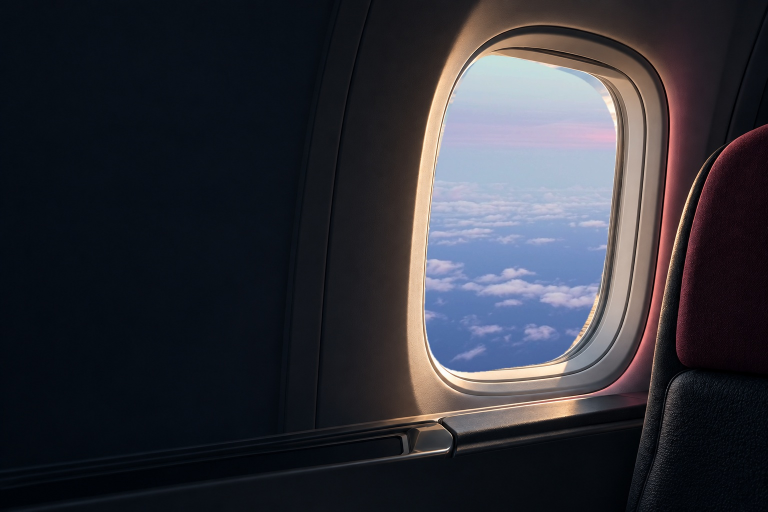
#> input picture prototype/homepage/media-source/hero-composite-000.jpg, 1536 x 1024 px, given in place of hero-window.png, which was not available (shown at 1/2 size)
$ python build_hero_loop.py
#> lines starting #> are read from the running program, lines starting #| are printed output that depends on the picture; after the words box and inside, x2 and y2 are one past the last pixel; in counts of white or black regions, pixels touching at a corner belong together
"""Composite licensed in-flight footage into a fixed generated cabin plate.

This is real video editing: the ocean/cloud region comes from moving source
footage. No Ken Burns still, synthetic displacement, or camera zoom is used.
Run from the repository root with Python, numpy, OpenCV, imageio-ffmpeg.
"""
from pathlib import Path
import os
import subprocess
import cv2
import imageio_ffmpeg
import numpy as np

ROOT = Path(__file__).resolve().parents[1]
os.chdir(ROOT)  # OpenCV's Windows file API requires ASCII-relative paths.
ASSETS = Path('public/assets')
SOURCE = Path('media-source')
plate = cv2.imread(str(ASSETS / 'hero-window.png')).astype(np.float32)
h, w = plate.shape[:2]
#> h = 1024; w = 1536

# A soft video matte follows the photographed inner window opening. The cabin
# frame and typography-safe left portion stay pixel-stationary throughout.
outline = np.array([
    [974, 112], [1014, 114], [1080, 129], [1153, 153], [1195, 184],
    [1218, 222], [1231, 265], [1230, 326], [1221, 417], [1210, 516],
    [1194, 585], [1175, 636], [1151, 677], [1127, 707], [1087, 725],
    [1018, 735], [946, 744], [899, 738], [873, 719], [859, 690],
    [852, 651], [850, 604], [854, 525], [861, 441], [871, 350],
    [887, 268], [905, 208], [926, 161], [948, 128],
], dtype=np.float32)

def catmull_rom(points):
    curved = []
    for i in range(len(points)):
        a, b, c, d = (points[(i + k) % len(points)] for k in [-1, 0, 1, 2])
        for t in np.linspace(0, 1, 12, endpoint=False):
            curved.append(.5 * ((2*b) + (-a+c)*t + (2*a-5*b+4*c-d)*t*t
                                + (-a+3*b-3*c+d)*t*t*t))
    return np.array(curved, dtype=np.int32)

mask = np.zeros((h, w), dtype=np.uint8)
cv2.fillPoly(mask, [catmull_rom(outline)], 255)
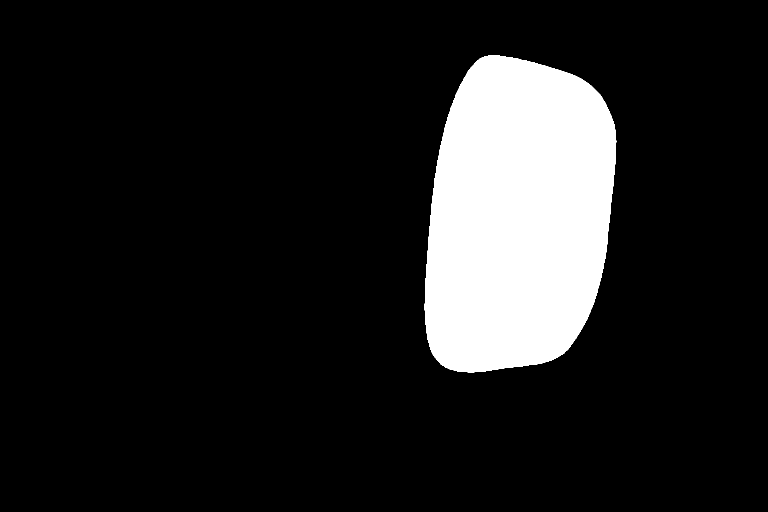
#> mask: shape (1024, 1536) (shown at 1/2 size); 12.6% white; 1 white region, box (x1, y1, x2, y2) and area: (849, 110, 1233, 745) 198702
mask = cv2.GaussianBlur(mask, (5, 5), .8).astype(np.float32)[:, :, None] / 255

#> (the run stopped early here; a loop or call above may not have finished)

$ run again, on prototype/homepage/media-source/hero-loop-contact-sheet.jpg
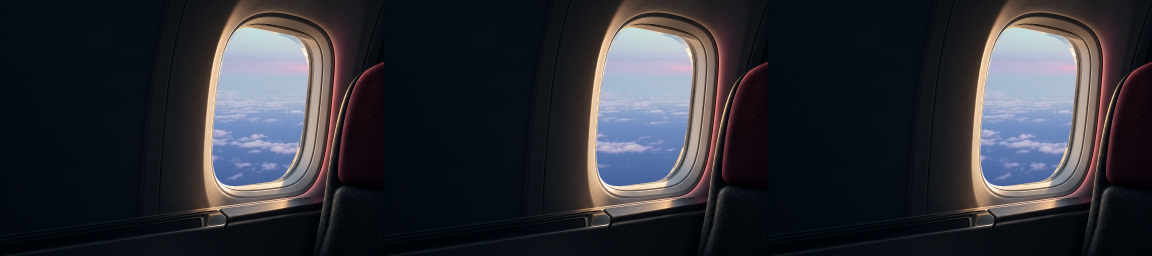
#> input picture prototype/homepage/media-source/hero-loop-contact-sheet.jpg, 2304 x 512 px, given in place of hero-window.png, which was not available (shown at 1/2 size)
#> `cv2.fillPoly(mask, [catmull_rom(outline)], 255)`:
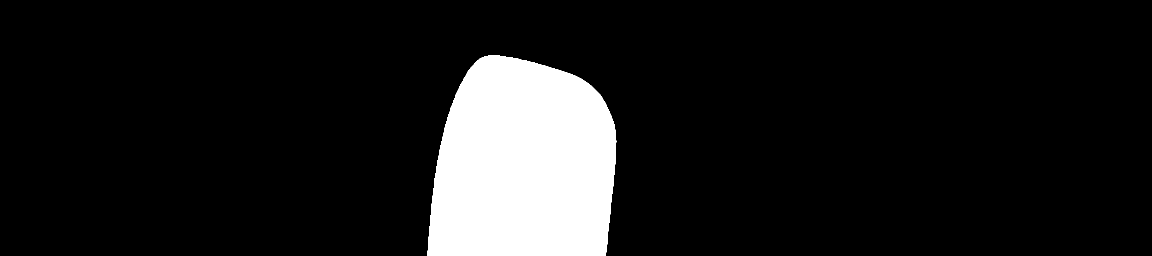
#> mask: shape (512, 2304) (shown at 1/2 size); 10.8% white; 1 white region, box (x1, y1, x2, y2) and area: (854, 110, 1233, 512) 127751

$ run again, on prototype/homepage/media-source/hero-seam-review.jpg
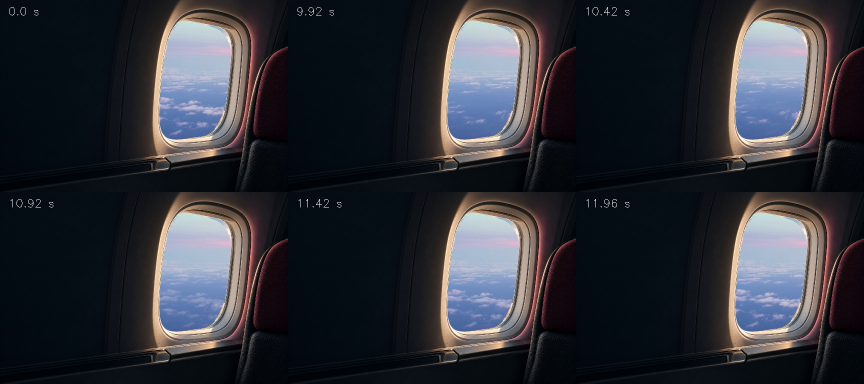
#> input picture prototype/homepage/media-source/hero-seam-review.jpg, 1728 x 768 px, given in place of hero-window.png, which was not available (shown at 1/2 size)
#> `cv2.fillPoly(mask, [catmull_rom(outline)], 255)`:
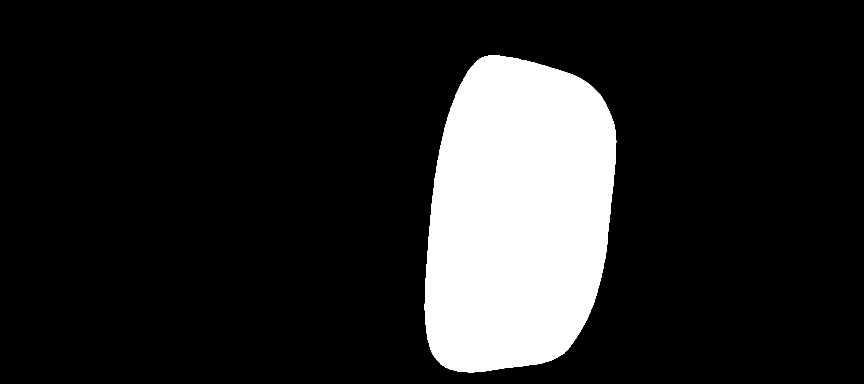
#> mask: shape (768, 1728) (shown at 1/2 size); 15% white; 1 white region, box (x1, y1, x2, y2) and area: (849, 110, 1233, 745) 198702
